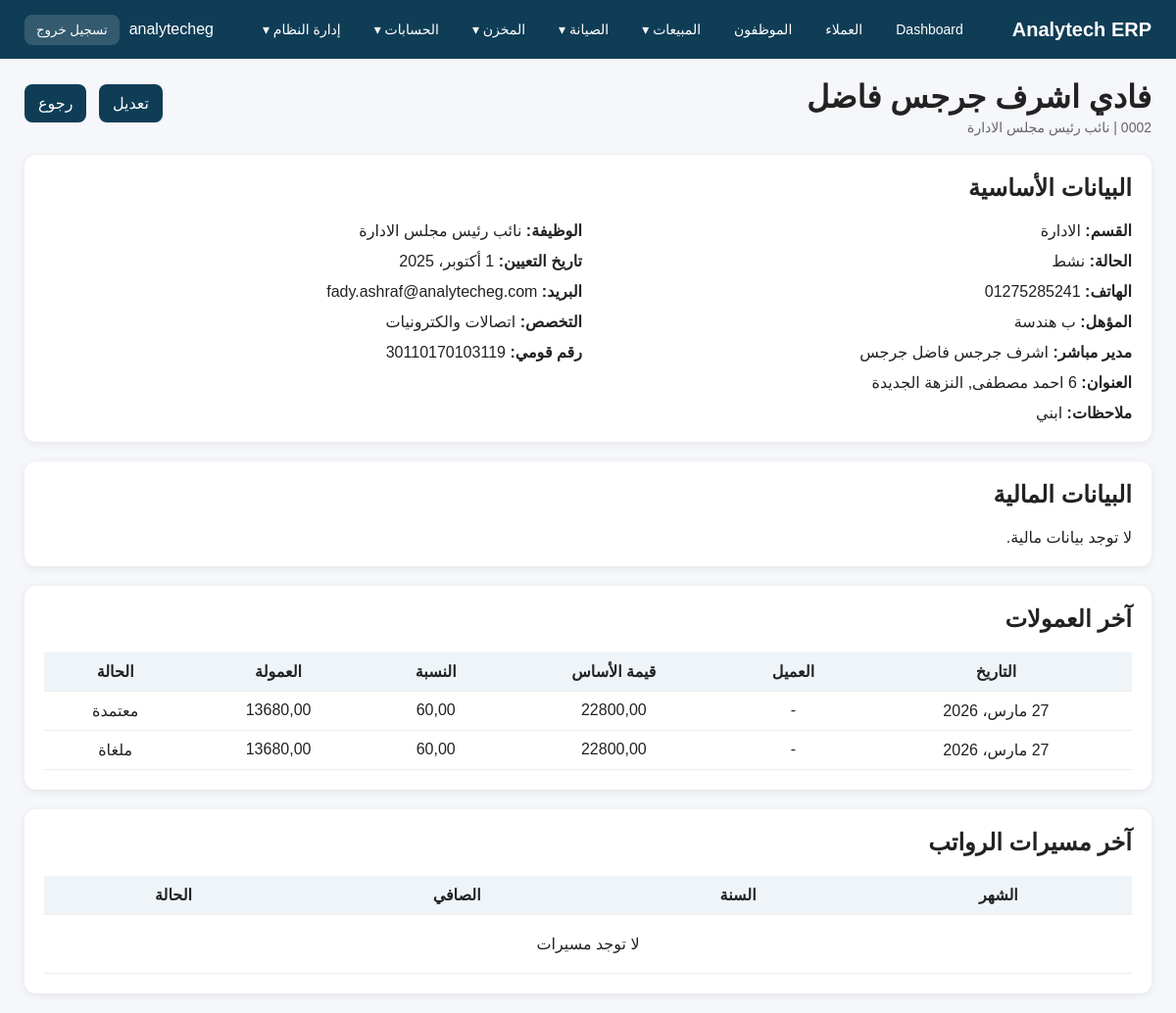
The page /employees/2/ (signed in) on the database its author committed.
### app_employees/models.py (models this page shows, shortened)
class Employee(models.Model):
    STATUS_CHOICES = [
        ('Active', 'نشط'),
        ('On Leave', 'إجازة'),
        ('Suspended', 'موقوف'),
        ('Resigned', 'مستقيل'),
    ]
    employee_code = models.CharField(max_length=50, unique=True, verbose_name='كود الموظف')
    full_name = models.CharField(max_length=200, verbose_name='اسم الموظف')
    department = models.CharField(max_length=100, blank=True, null=True, verbose_name='القسم')
    job_title = models.CharField(max_length=150, blank=True, null=True, verbose_name='الوظيفة')
    status = models.CharField(max_length=20, choices=STATUS_CHOICES, default='Active', verbose_name='الحالة')
    hire_date = models.DateField(default=timezone.localdate, verbose_name='تاريخ التعيين')
    birth_date = models.DateField(blank=True, null=True, verbose_name='تاريخ الميلاد')
    national_id = models.CharField(max_length=50, blank=True, null=True, verbose_name='الرقم القومي')
    phone = models.CharField(max_length=50, blank=True, null=True, verbose_name='الموبايل')
    email = models.EmailField(blank=True, null=True, verbose_name='البريد الإلكتروني')
    address = models.TextField(blank=True, null=True, verbose_name='العنوان')
    qualification = models.CharField(max_length=200, blank=True, null=True, verbose_name='المؤهل الدراسي')
    specialization = models.CharField(max_length=200, blank=True, null=True, verbose_name='التخصص')
    direct_manager = models.ForeignKey(
        'self',
        on_delete=models.SET_NULL,
        null=True,
        blank=True,
        related_name='team_members',
        verbose_name='المدير المباشر'
    )
    can_do_sales = models.BooleanField(default=False, verbose_name='يمكنه تنفيذ مبيعات')
    can_do_service = models.BooleanField(default=False, verbose_name='يمكنه تنفيذ صيانة')
    can_manage_team = models.BooleanField(default=False, verbose_name='يمكنه إدارة فريق')
    sales_commission_percent = models.DecimalField(
        max_digits=5,
        decimal_places=2,
        default=0,
        verbose_name='نسبة عمولة المبيعات الافتراضية %'
    )
    notes = models.TextField(blank=True, null=True, verbose_name='ملاحظات')
    class Meta:
        verbose_name = 'موظف'
        verbose_name_plural = 'الموظفون'
        ordering = ['full_name']

class EmployeeCommission(models.Model):
    STATUS_CHOICES = [
        ('Draft', 'مسودة'),
        ('Approved', 'معتمدة'),
        ('Paid', 'مدفوعة'),
        ('Cancelled', 'ملغاة'),
    ]
    employee = models.ForeignKey(
        Employee,
        on_delete=models.CASCADE,
        related_name='commissions',
        verbose_name='الموظف'
    )
    customer = models.ForeignKey(
        'customers.Customer',
        on_delete=models.SET_NULL,
        null=True,
        blank=True,
        related_name='employee_commissions',
        verbose_name='العميل'
    )
    quotation = models.ForeignKey(
        'app_quotations.Quotation',
        on_delete=models.SET_NULL,
        null=True,
        blank=True,
        related_name='employee_commissions',
        verbose_name='عرض السعر'
    )
    invoice = models.ForeignKey(
        'app_invoices.Invoice',
        on_delete=models.SET_NULL,
        null=True,
        blank=True,
        related_name='employee_commissions',
        verbose_name='الفاتورة'
    )
    commission_date = models.DateField(default=timezone.localdate, verbose_name='تاريخ العمولة')
    base_amount = models.DecimalField(max_digits=12, decimal_places=2, default=0, verbose_name='قيمة الأساس')
    commission_percent = models.DecimalField(max_digits=5, decimal_places=2, default=0, verbose_name='نسبة العمولة %')
    commission_amount = models.DecimalField(max_digits=12, decimal_places=2, default=0, verbose_name='قيمة العمولة')
    status = models.CharField(max_length=20, choices=STATUS_CHOICES, default='Draft', verbose_name='الحالة')
    notes = models.TextField(blank=True, null=True, verbose_name='ملاحظات')
    class Meta:
        verbose_name = 'عمولة'
        verbose_name_plural = 'العمولات'
        ordering = ['-commission_date', '-id']

### app_employees/views.py (the view)
# urls.py: path('<int:employee_id>/', views.employee_detail, name='employee_detail'),
def employee_detail(request, employee_id):
    employee = get_object_or_404(Employee, pk=employee_id)
    return render(request, 'app_employees/employee_detail.html', {
        'employee': employee,
        'compensation': getattr(employee, 'compensation', None),
        'penalties': employee.penalties.all()[:10],
        'bonuses': employee.bonuses.all()[:10],
        'expenses': employee.expense_claims.all()[:10],
        'advances': employee.advances.all()[:10],
        'commissions': employee.commissions.all()[:10],
        'payrolls': employee.payrolls.all()[:10],
    })

### templates/app_employees/employee_detail.html (shortened to what this page needs)
{% extends 'base.html' %}
{% block content %}
<div class="topbar">
    <div>
        <h1>{{ employee.full_name }}</h1>
        <div class="sub">{{ employee.employee_code }} | {{ employee.job_title|default:"-" }}</div>
    </div>
    <div class="quick-links">
        <a href="{% url 'employee_edit' employee.id %}">تعديل</a>
        <a href="{% url 'employee_list' %}">رجوع</a>
    </div>
</div>
<div class="section" style="margin-bottom:20px;">
    <h2 style="margin-top:0;">البيانات الأساسية</h2>
    <div style="display:grid; grid-template-columns:repeat(2, 1fr); gap:12px;">
        <div><strong>القسم:</strong> {{ employee.department|default:"-" }}</div>
        <div><strong>الوظيفة:</strong> {{ employee.job_title|default:"-" }}</div>
        <div><strong>الحالة:</strong> {{ employee.get_status_display }}</div>
        <div><strong>تاريخ التعيين:</strong> {{ employee.hire_date }}</div>
        <div><strong>الهاتف:</strong> {{ employee.phone|default:"-" }}</div>
        <div><strong>البريد:</strong> {{ employee.email|default:"-" }}</div>
        <div><strong>المؤهل:</strong> {{ employee.qualification|default:"-" }}</div>
        <div><strong>التخصص:</strong> {{ employee.specialization|default:"-" }}</div>
        <div><strong>مدير مباشر:</strong> {% if employee.direct_manager %}{{ employee.direct_manager.full_name }}{% else %}-{% endif %}</div>
        <div><strong>رقم قومي:</strong> {{ employee.national_id|default:"-" }}</div>
        <div style="grid-column:1 / -1;"><strong>العنوان:</strong> {{ employee.address|default:"-" }}</div>
        <div style="grid-column:1 / -1;"><strong>ملاحظات:</strong> {{ employee.notes|default:"-" }}</div>
    </div>
</div>
<div class="section" style="margin-bottom:20px;">
    <h2 style="margin-top:0;">البيانات المالية</h2>
    {% if compensation %}
        <div style="display:grid; grid-template-columns:repeat(2, 1fr); gap:12px;">
            <div><strong>المرتب الأساسي:</strong> {{ compensation.basic_salary }}</div>
            <div><strong>بدل انتقال:</strong> {{ compensation.transport_allowance }}</div>
            <div><strong>بدل موبايل:</strong> {{ compensation.phone_allowance }}</div>
            <div><strong>بدل سكن:</strong> {{ compensation.housing_allowance }}</div>
            <div><strong>بدلات أخرى:</strong> {{ compensation.other_allowances }}</div>
            <div><strong>إجمالي الثابت:</strong> {{ compensation.total_fixed }}</div>
        </div>
    {% else %}
        <div>لا توجد بيانات مالية.</div>
    {% endif %}
</div>
<div class="section" style="margin-bottom:20px;">
    <h2 style="margin-top:0;">آخر العمولات</h2>
    <table>
        <thead>
            <tr>
                <th>التاريخ</th>
                <th>العميل</th>
                <th>قيمة الأساس</th>
                <th>النسبة</th>
                <th>العمولة</th>
                <th>الحالة</th>
            </tr>
        </thead>
        <tbody>
            {% for row in commissions %}
            <tr>
                <td>{{ row.commission_date }}</td>
                <td>{% if row.customer %}{{ row.customer.name }}{% else %}-{% endif %}</td>
                <td>{{ row.base_amount }}</td>
                <td>{{ row.commission_percent }}</td>
                <td>{{ row.commission_amount }}</td>
                <td>{{ row.get_status_display }}</td>
            </tr>
            {% empty %}
            <tr>
                <td colspan="6" style="padding:20px; text-align:center;">لا توجد عمولات</td>
            </tr>
            {% endfor %}
        </tbody>
    </table>
</div>
<div class="section">
    <h2 style="margin-top:0;">آخر مسيرات الرواتب</h2>
    <table>
        <thead>
            <tr>
                <th>الشهر</th>
                <th>السنة</th>
                <th>الصافي</th>
                <th>الحالة</th>
            </tr>
        </thead>
        <tbody>
            {% for row in payrolls %}
            <tr>
                <td>{{ row.month }}</td>
                <td>{{ row.year }}</td>
                <td>{{ row.net_salary }}</td>
                <td>{{ row.get_status_display }}</td>
            </tr>
            {% empty %}
            <tr>
                <td colspan="4" style="padding:20px; text-align:center;">لا توجد مسيرات</td>
            </tr>
            {% endfor %}
        </tbody>
    </table>
</div>
{% endblock %}

### templates/base.html (shortened to what this page needs)
<!DOCTYPE html>
<html lang="ar" dir="rtl">
<head>
</head>
<body>
<div class="navbar">
    <div class="logo">Analytech ERP</div>
    {% if user.is_authenticated %}
    <div class="menu">
        <a href="/">Dashboard</a>
        {% if perms.customers.view_customer %}
        <a href="/customers/">العملاء</a>
        {% endif %}
        {% if perms.app_employees.view_employee %}
        <a href="/employees/">الموظفون</a>
        {% endif %}
        {% if perms.app_quotations.view_quotation or perms.app_sales.view_salesorder or perms.app_invoices.view_invoice or perms.app_employees.view_employeecommission %}
        <div class="dropdown">
            <a href="/reports/sales/">المبيعات ▾</a>
        </div>
        {% endif %}
        {% if perms.app_maintenance.view_maintenancerequest or perms.app_maintenance.view_maintenancevisit or perms.app_maintenance.view_preventivemaintenanceplan %}
        <div class="dropdown">
            <a href="/maintenance/reports/">الصيانة ▾</a>
        </div>
        {% endif %}
        {% if perms.app_inventory.view_inventoryitem or perms.app_inventory.view_inventorylot or perms.app_inventory.view_inventorytransaction or perms.app_inventory.view_recallnotice %}
        <div class="dropdown">
            <a href="/inventory/">المخزن ▾</a>
        </div>
        {% endif %}
        {% if perms.accounting.view_account or perms.accounting.view_journalentry or perms.accounting.view_receiptvoucher or perms.accounting.view_paymentvoucher %}
        <div class="dropdown">
            <a href="/accounting/">الحسابات ▾</a>
        </div>
        {% endif %}
        {% if user.is_staff %}
        <div class="dropdown">
            <a href="/admin/">إدارة النظام ▾</a>
        </div>
        {% endif %}
    </div>
    <div class="user-box">
        <span>{{ user.username }}</span>
        <form method="post" action="{% url 'logout' %}" class="logout-form">
            <button type="submit" class="logout-btn">تسجيل خروج</button>
        </form>
    </div>
    {% endif %}
</div>
<div class="container">
    {% block content %}{% endblock %}
</div>
</body>
</html>

### templates/base.html (style rules this page uses)
body { margin: 0; font-family: Tahoma, Arial, sans-serif; background: #f5f7fa; color: #222; }
.navbar { background: #0f3d56; color: white; padding: 14px 25px; display: flex; justify-content: space-between; align-items: center; gap: 16px; flex-wrap: wrap; }
.logo { font-size: 20px; font-weight: bold; white-space: nowrap; }
.menu { display: flex; align-items: center; gap: 14px; flex-wrap: wrap; }
.menu > a, .dropdown > a { color: white; text-decoration: none; font-size: 14px; padding: 8px 10px; border-radius: 8px; display: inline-block; }
.dropdown { position: relative; }
.container { padding: 20px 25px; }
.topbar { display: flex; justify-content: space-between; align-items: center; margin-bottom: 20px; gap: 15px; flex-wrap: wrap; }
.topbar h1 { margin: 0; }
.sub { color: #666; font-size: 14px; margin-top: 4px; }
.section { background: white; padding: 20px; border-radius: 12px; box-shadow: 0 2px 8px rgba(0,0,0,0.08); }
table { width: 100%; border-collapse: collapse; }
th, td { padding: 10px; border-bottom: 1px solid #eee; text-align: center; vertical-align: middle; }
th { background: #eef4f7; }
.quick-links a { display: inline-block; background: #0f3d56; color: white; padding: 10px 14px; border-radius: 8px; text-decoration: none; margin-right: 8px; margin-bottom: 8px; }
.user-box { display: flex; align-items: center; gap: 10px; color: white; }
.logout-form { margin: 0; }
.logout-btn { background: rgba(255,255,255,0.15); border: none; color: white; padding: 8px 12px; border-radius: 8px; cursor: pointer; }

### rows shown on the page
Employee: full_name "فادي اشرف جرجس فاضل", job_title "نائب رئيس مجلس الادارة", department "الادارة", status "نشط", hire_date "1 أكتوبر، 2025", phone "01275285241", email "fady.ashraf@analytecheg.com", qualification "ب هندسة", specialization "اتصالات والكترونيات", direct_manager.full_name "اشرف جرجس فاضل جرجس", national_id "30110170103119", address "6 احمد مصطفى, النزهة الجديدة", notes "ابني"
EmployeeCommission: commission_date "27 مارس، 2026", base_amount "22800,00", commission_percent "60,00", commission_amount "13680,00", status "معتمدة"
EmployeeCommission: commission_date "27 مارس، 2026", base_amount "22800,00", commission_percent "60,00", commission_amount "13680,00", status "ملغاة"

### other values the page prints
{{ user.username }} "analytecheg"
